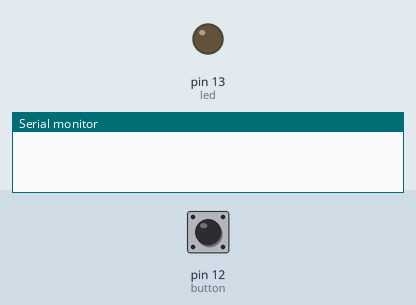
This sketch was run on a simulated Arduino Uno, built with avr-gcc and run on an emulated ATmega328P. Parts: output pins drawn as LEDs (lit = HIGH), the last lines printed to the serial monitor. Dashed ring = blinking. The test bench sets the inputs (shaded band); at power-on: pin 12 (button) HIGH.

Above: at 1.2 s.
1.3 s: pin 12 (button) pulled LOW for 3.2 s
At 1.9 s:
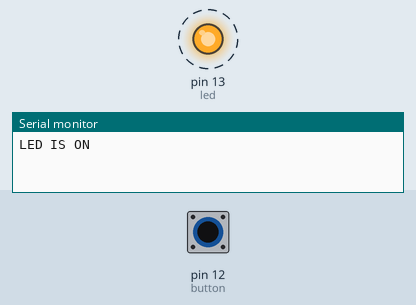
Timing chart, 0 to 6.1 s (numbered marks = the images above; inputs shaded):
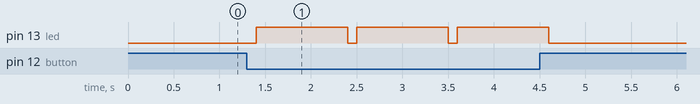

Measured:
- after the input at 1.3 s, pin 13 (led): alternates HIGH for 1.0 s and LOW for 0.10 s, 6 changes in all, then stays LOW, starting after 0.10 s

The sketch:

SERIALled.ino
```cpp
int led = 13;
int button = 12;

void setup() {
  Serial.begin(9600);
  pinMode(13, OUTPUT);
  pinMode(12, INPUT);

}

void loop() {
 if (digitalRead(button)==LOW)
 {
  delay(100);
  digitalWrite(led, HIGH);
  Serial.print("LED IS ON");
  delay(1000);
  digitalWrite(led, LOW);
  Serial.print("LED IS OFF");

 }
}
```
